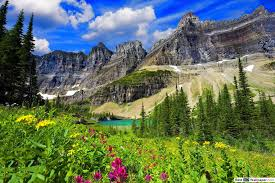
#> input picture uploads/Scenery.png, 275 x 183 px
$ python -i watercolor.py   (imports and definitions only)   (older library calls are emulated)
#> lines starting #> are read from the running program, lines starting #| are printed output that depends on the picture
import cv2
import numpy as np
import os

def watercolor_image(input_path, output_path):
    # Step 1: Read and resize
#> called with input_path = '../uploads/Scenery.png', output_path = 'out.png'
    img = cv2.imread(input_path)
#> img is the input picture: shape (183, 275, 3); mean B, G, R 90.8, 115.2, 97.9
    if img is None:
        raise ValueError("⚠️ Image not found or invalid path!")
    img = cv2.resize(img, (800, 800))
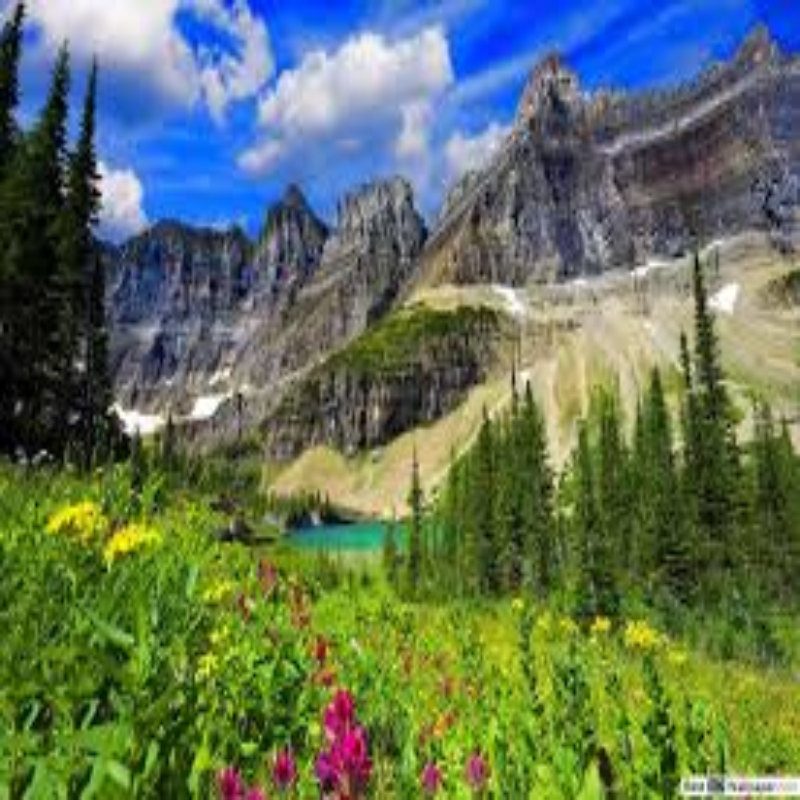
#> img: shape (800, 800, 3); mean B, G, R 90.7, 115, 97.7
    original = img.copy()

    # Step 2: K-means color quantization
    Z = img.reshape((-1, 3))
    Z = np.float32(Z)
    K = 8
    criteria = (cv2.TERM_CRITERIA_EPS + cv2.TERM_CRITERIA_MAX_ITER, 20, 1.0)
    _, labels, centers = cv2.kmeans(Z, K, None, criteria, 10, cv2.KMEANS_RANDOM_CENTERS)
#> centers = [[235.5, 97.16, 25.15], [208.8, 202.9, 200.5], [127.7, 165.8, 170.2], [205.9, 137.1, 99.98], [26.3, 46.26, 37.25], [96.57, 92.88, 95.11], [44.8, 158.2, 130.7], [30.03, 102.6, 78.74]]
    centers = np.uint8(centers)
#> centers = [[235, 97, 25], [208, 202, 200], [127, 165, 170], [205, 137, 99], [26, 46, 37], [96, 92, 95], [44, 158, 130], [30, 102, 78]]
    quantized = centers[labels.flatten()].reshape(img.shape)
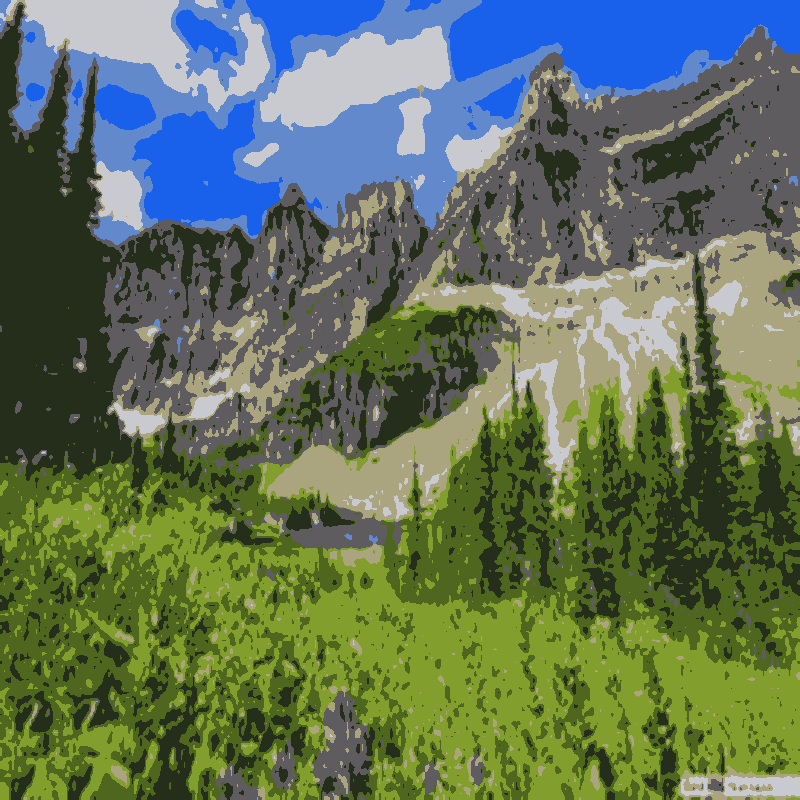
#> quantized: shape (800, 800, 3); mean B, G, R 90.2, 114.5, 97.3

    # Step 3: Bilateral filtering for watercolor smoothness
    watercolor = quantized
    for _ in range(2):
        watercolor = cv2.bilateralFilter(watercolor, d=9, sigmaColor=50, sigmaSpace=50)

    # Step 4: Create soft edges
    gray = cv2.cvtColor(original, cv2.COLOR_BGR2GRAY)
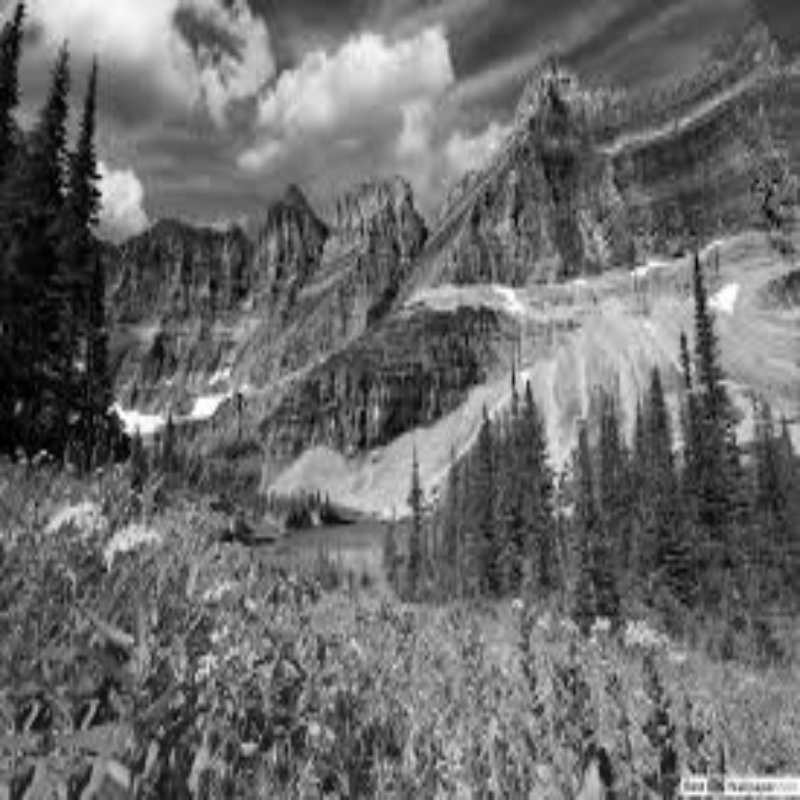
#> gray: shape (800, 800); min 0, max 255, mean 107.1
    edges = cv2.Laplacian(gray, cv2.CV_8U, ksize=3)
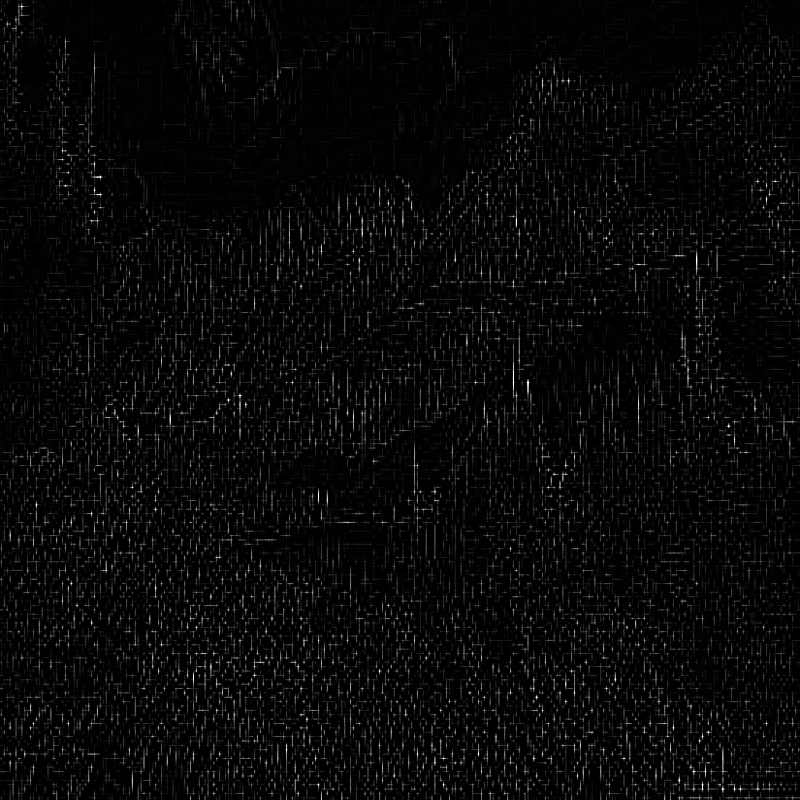
#> edges: shape (800, 800); min 0, max 255, mean 8.5
    edges = 255 - edges
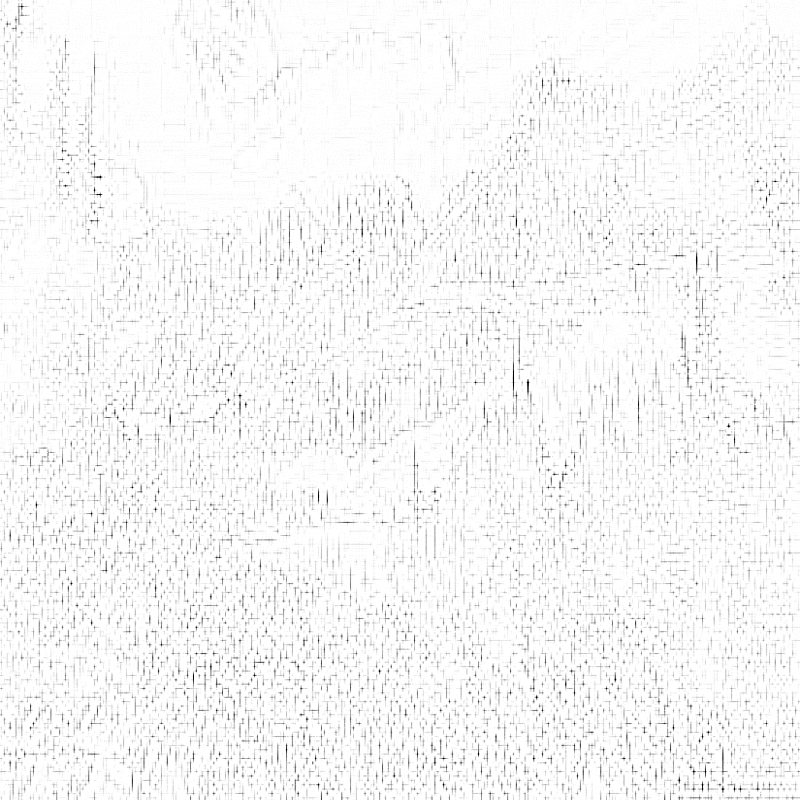
#> edges: shape (800, 800); min 0, max 255, mean 246.5
    edges = cv2.cvtColor(edges, cv2.COLOR_GRAY2BGR)
#> edges: shape (800, 800, 3)
    edges = cv2.GaussianBlur(edges, (3, 3), 0)

    # Step 5: Blend soft edges with smoothed watercolor
    watercolor_final = cv2.addWeighted(watercolor, 0.95, edges, 0.05, 0)

    # Step 6: Save output
    cv2.imwrite(output_path, watercolor_final)
    return output_path

>>> result = watercolor_image('../uploads/Scenery.png', 'out.png')

$ run again, on uploads/boy.png
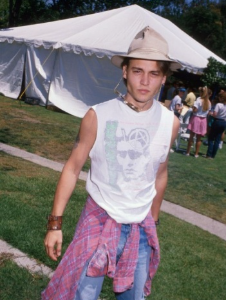
#> input picture uploads/boy.png, 226 x 300 px
#> in watercolor_image, img is the input picture: shape (300, 226, 3); mean B, G, R 114.6, 115.6, 122.7
#> in watercolor_image, `img = cv2.resize(img, (800, 800))`:
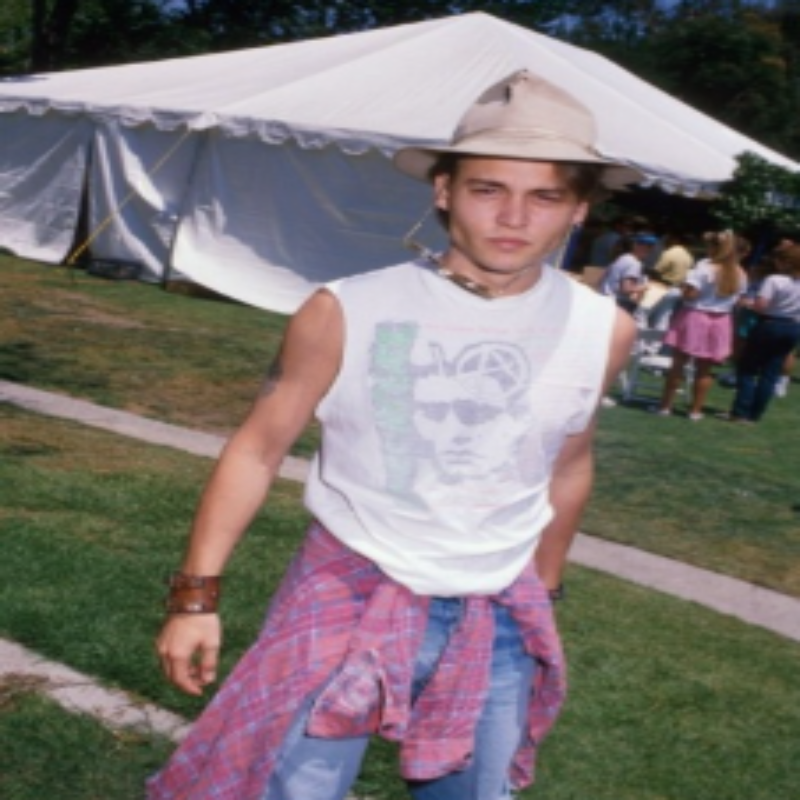
#> img: shape (800, 800, 3); mean B, G, R 114.4, 115.5, 122.6
#> in watercolor_image, `_, labels, centers = cv2.kmeans(Z, K, None, criteria, 10, cv2.KMEANS_R..`: centers = [[112.4, 91.5, 92.36], [164.9, 151.8, 183.4], [49.51, 73.23, 61.31], [122, 107.2, 162.9], [151.3, 124.1, 127.3], [65.77, 91.08, 94.27], [23.58, 26.93, 22.13], [220.7, 212.3, 216.2]]
#> in watercolor_image, `centers = np.uint8(centers)`: centers = [[112, 91, 92], [164, 151, 183], [49, 73, 61], [121, 107, 162], [151, 124, 127], [65, 91, 94], [23, 26, 22], [220, 212, 216]]
#> in watercolor_image, `edges = 255 - edges`:
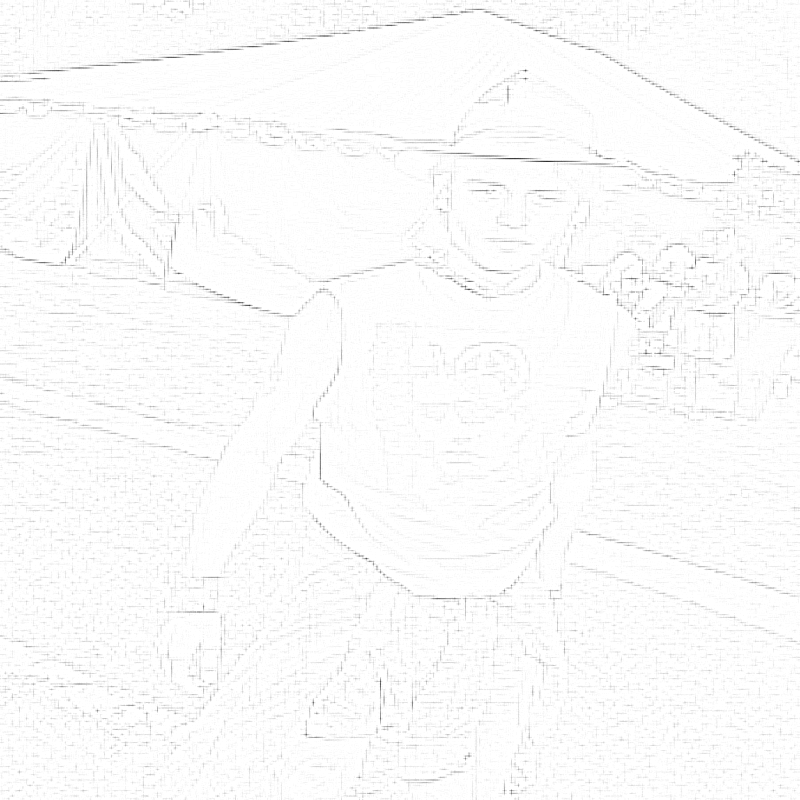
#> edges: shape (800, 800); min 47, max 255, mean 251

$ run again, on uploads/bread.png
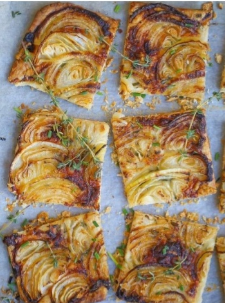
#> input picture uploads/bread.png, 225 x 303 px
#> in watercolor_image, img is the input picture: shape (303, 225, 3); mean B, G, R 97.4, 129.5, 155.8
#> in watercolor_image, `img = cv2.resize(img, (800, 800))`:
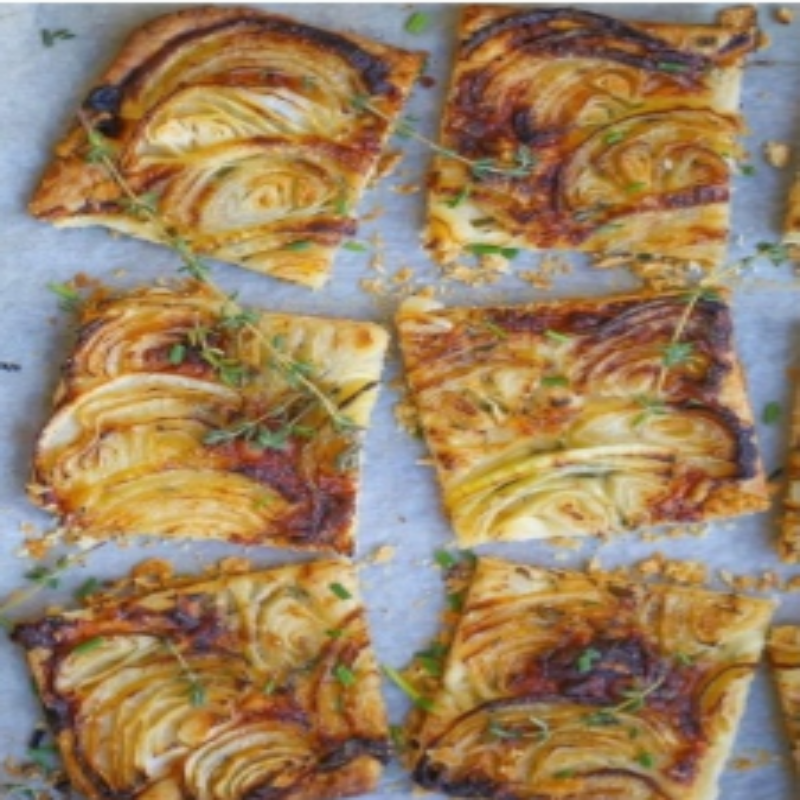
#> img: shape (800, 800, 3); mean B, G, R 97.3, 129.3, 155.7
#> in watercolor_image, `_, labels, centers = cv2.kmeans(Z, K, None, criteria, 10, cv2.KMEANS_R..`: centers = [[143.6, 188.7, 208.6], [167.9, 153.3, 144.1], [95.34, 157.4, 192.8], [207.5, 186.9, 172.7], [48.12, 63.72, 94.97], [107.6, 116.1, 122.8], [44.18, 91.88, 141.9], [62.67, 126.3, 173]]
#> in watercolor_image, `centers = np.uint8(centers)`: centers = [[143, 188, 208], [167, 153, 144], [95, 157, 192], [207, 186, 172], [48, 63, 94], [107, 116, 122], [44, 91, 141], [62, 126, 173]]
#> in watercolor_image, `edges = 255 - edges`:
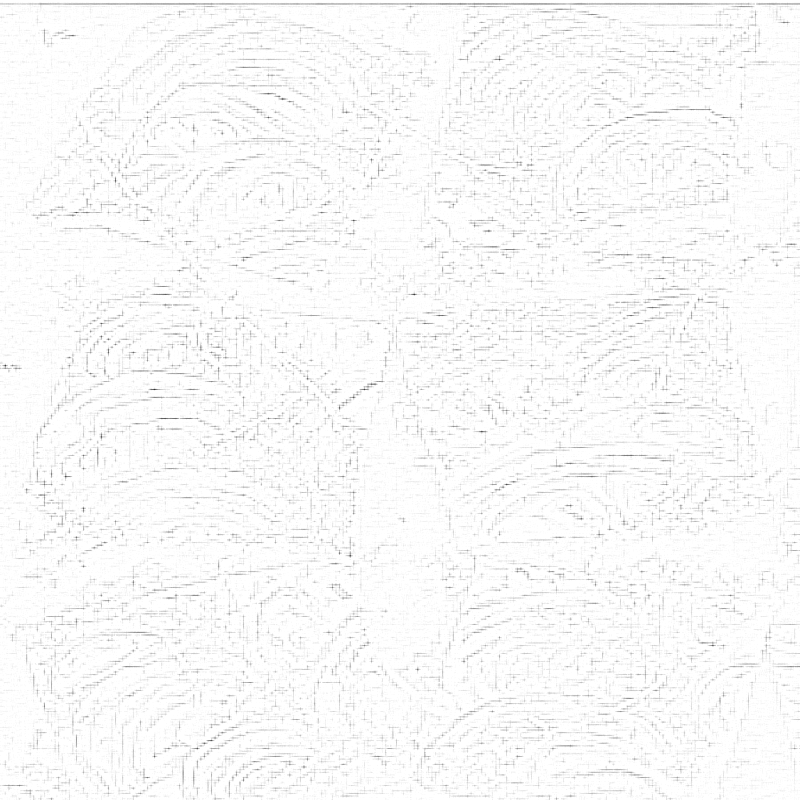
#> edges: shape (800, 800); min 53, max 255, mean 249.2
